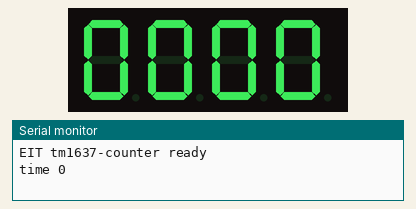
This sketch was run on a simulated Arduino Uno, built with avr-gcc and run on an emulated ATmega328P. Shown: 4-digit seven-segment display, the last lines printed to the serial monitor.

Above: at 0.1 s.
At 4.1 s:
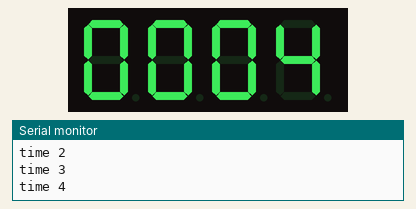
At 8.6 s:
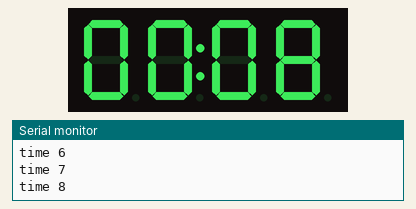
At 17.1 s:
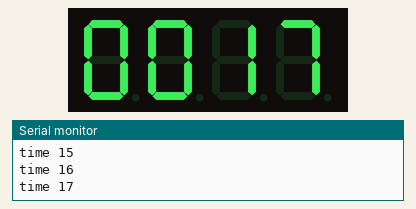
At 25.6 s:
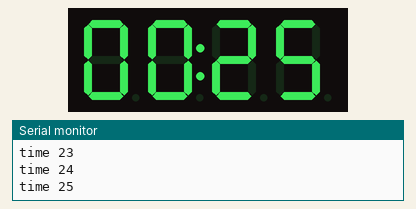
At 38.1 s:
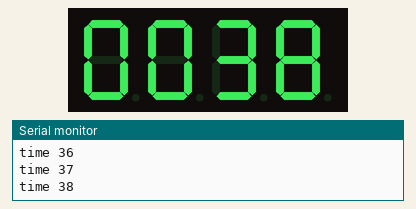

Measured:
- what the display in image 2 shows lasts 0.6 s, from 8.5 s to 9.1 s

The sketch:

sketch.ino
```cpp
// EI TOKEN 案例 · 数码管计时器
// 四位数码管显示分:秒，冒号一闪一闪
// 适用：Arduino Uno / Arduino Nano / ESP32 DevKit / ESP32-S3 DevKitC

#if defined(CONFIG_IDF_TARGET_ESP32S3)
const int CLK_PIN = 4;
const int DIO_PIN = 5;
#elif defined(ESP32)
const int CLK_PIN = 4;
const int DIO_PIN = 16;
#else
const int CLK_PIN = 2;
const int DIO_PIN = 3;
#endif

#include <TM1637Display.h>

TM1637Display display(CLK_PIN, DIO_PIN);

void setup() {
  Serial.begin(115200);
  display.setBrightness(5);
  Serial.println("EIT tm1637-counter ready");
}

void loop() {
  unsigned long s = millis() / 1000;
  int mmss = (s / 60 % 100) * 100 + s % 60;
  bool colon = (millis() / 500) % 2;
  display.showNumberDecEx(mmss, colon ? 0b01000000 : 0, true);   // 冒号每半秒闪一次
  static unsigned long last = 99999;
  if (s != last) { last = s; Serial.print("time "); Serial.println(mmss); }
  delay(100);
}
```
